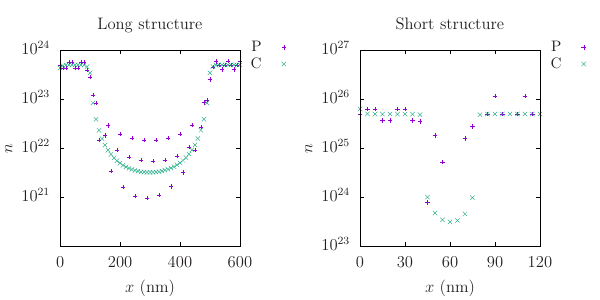

Write the gnuplot code that produced this figure.
set term epslatex 8 standalone size 6.0,3.0 font ",12"
set output "fig1.tex"

set multiplot

set size 0.5,1.0
set origin 0.0,0.0

set xlabel '$x$ (nm)'
set ylabel '$n$' offset 1.5,0.0

set lmargin 6
set rmargin 6

set xtics 1

set key samplen 2
set key at screen 0.51,0.87
set logscale y 10

l1 = 10
l2 = 5

set xtics 200
set xrange [0:600]

set ytics('$10^{24}$'1e+24,'$10^{23}$'1e+23,'$10^{22}$'1e+22,'$10^{21}$'1e+21)

set title 'Long structure'
plot 'EDlong_61_init.dat' u ($1*l1):($2+0.001) title '\small P',\
'ED_long_61_after.dat' u ($1*l1):($2+0.001) title '\small C'

set xrange [0:120]
set ytics('$10^{24}$'1e+24,'$10^{23}$'1e+23,'$10^{25}$'1e+25,'$10^{26}$'1e+26,'$10^{27}$'1e+27)
set xtics 30
set size 0.5,1.0
set origin 0.5,0.0
set title 'Short structure'
set key at screen 1.01,0.87
plot 'EDshort_25_init.dat' u ($1*l2):($2+0.001) title '\small P',\
'ED_short_25_after.dat' u ($1*l2):($2+0.001) title '\small C'

unset multiplot
set output
system('latex fig1.tex && dvips fig1.dvi && ps2pdf fig1.ps')
